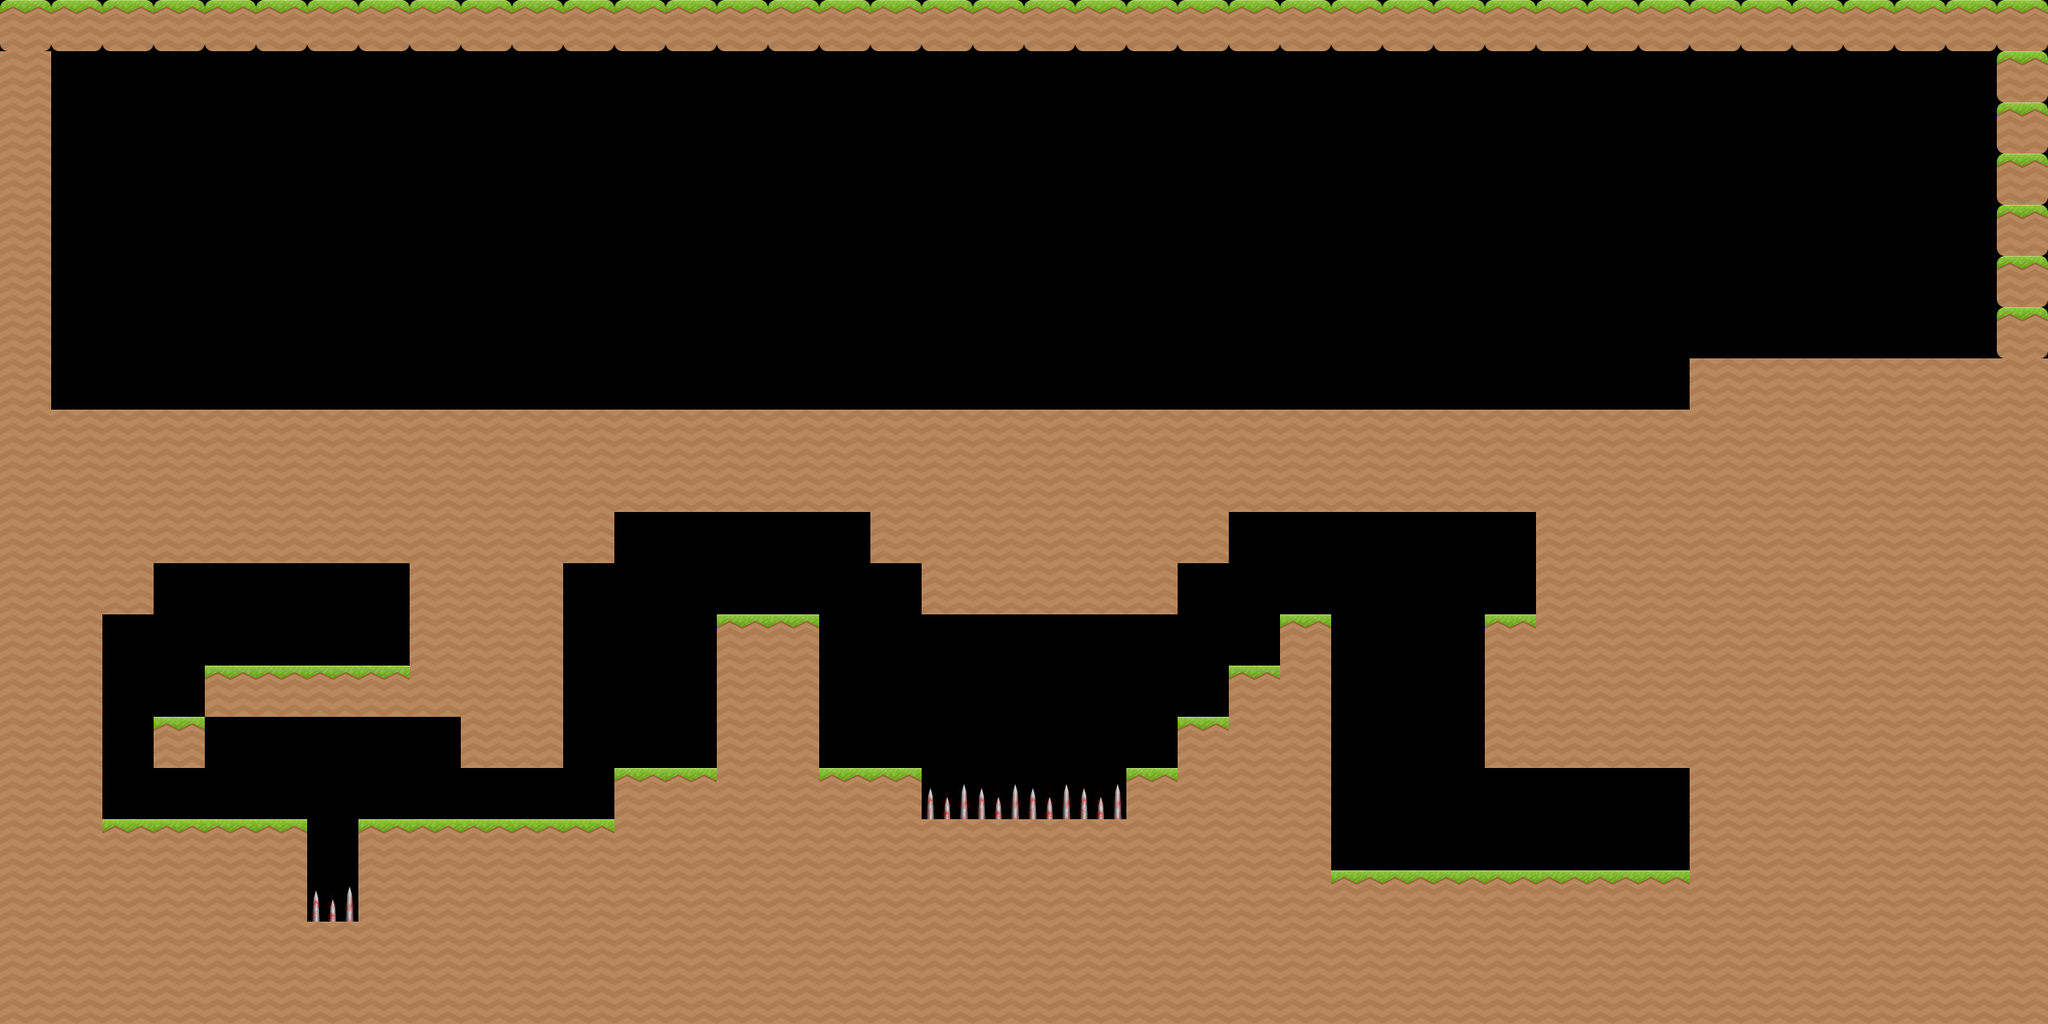

This is a level from a 2D game, rendered from its Tiled map with the project's own tilesets. A one-line summary and the map file follow, with tile-layer data summarised:
An orthogonal 40x20 tile map with 64x64 px tiles, 2 tile layers (Ground, Spikes) and 22 objects.

<map version="1.0" orientation="orthogonal" renderorder="right-down" width="40" height="20" tilewidth="64" tileheight="64" nextobjectid="58">
 <tileset firstgid="1" name="Morf" tilewidth="64" tileheight="64">
  <tile id="0">
   <image width="64" height="64" source="../Tiles/flower.png" />
  </tile>
  <tile id="1">
   <image width="64" height="64" source="../Tiles/grassTile.png" />
  </tile>
  <tile id="2">
   <image width="64" height="64" source="../Tiles/grassTile-All.png" />
  </tile>
  <tile id="3">
   <image width="64" height="64" source="../Tiles/grassTile-Both-Left.png" />
  </tile>
  <tile id="4">
   <image width="64" height="64" source="../Tiles/grassTile-Both-Right.png" />
  </tile>
  <tile id="5">
   <image width="64" height="64" source="../Tiles/grassTile-Bottom-Left.png" />
  </tile>
  <tile id="6">
   <image width="64" height="64" source="../Tiles/grassTile-Bottom-Right.png" />
  </tile>
  <tile id="7">
   <image width="64" height="64" source="../Tiles/grassTile-Middle.png" />
  </tile>
  <tile id="8">
   <image width="64" height="64" source="../Tiles/grassTile-Top-Left.png" />
  </tile>
  <tile id="9">
   <image width="64" height="64" source="../Tiles/grassTile-Top-Right.png" />
  </tile>
  <tile id="10">
   <image width="64" height="64" source="../Tiles/ice.png" />
  </tile>
  <tile id="11">
   <image width="64" height="64" source="../Tiles/sandTile-Bottom-Left.png" />
  </tile>
  <tile id="12">
   <image width="64" height="64" source="../Tiles/sandTile-Bottom-Right.png" />
  </tile>
  <tile id="13">
   <image width="64" height="64" source="../Tiles/spikes.png" />
  </tile>
  <tile id="14">
   <image width="64" height="64" source="../Tiles/steam.png" />
  </tile>
  <tile id="15">
   <image width="64" height="64" source="../Tiles/waterTile.png" />
  </tile>
  <tile id="16">
   <image width="64" height="64" source="../Tiles/waterTile-Middle.png" />
  </tile>
 </tileset>
 <layer name="Ground" width="40" height="20">
  <data>[800 cells, 424 non-empty, 3 distinct tile ids]</data>
 </layer>
 <objectgroup name="Ice">
  <object id="25" gid="11" x="576" y="960" width="64" height="64" />
  <object id="55" gid="11" x="1664" y="768" width="64" height="64" />
  <object id="56" gid="11" x="1728" y="768" width="64" height="64" />
  <object id="57" gid="11" x="1792" y="768" width="64" height="64" />
 </objectgroup>
 <objectgroup name="Water">
  <object id="28" gid="16" x="832" y="896" width="64" height="64" />
  <object id="38" gid="16" x="1152" y="960" width="64" height="64" />
  <object id="39" gid="16" x="1216" y="960" width="64" height="64" />
  <object id="40" gid="16" x="1280" y="960" width="64" height="64" />
  <object id="41" gid="16" x="1344" y="960" width="64" height="64" />
  <object id="42" gid="16" x="1664" y="832" width="64" height="64" />
  <object id="43" gid="16" x="1728" y="832" width="64" height="64" />
  <object id="44" gid="16" x="1664" y="896" width="64" height="64" />
  <object id="45" gid="16" x="1728" y="896" width="64" height="64" />
  <object id="46" gid="16" x="1792" y="832" width="64" height="64" />
  <object id="47" gid="16" x="1792" y="896" width="64" height="64" />
  <object id="48" gid="16" x="1792" y="960" width="64" height="64" />
  <object id="49" gid="16" x="1664" y="960" width="64" height="64" />
  <object id="50" gid="16" x="1728" y="960" width="64" height="64" />
  <object id="51" gid="16" x="1664" y="1024" width="64" height="64" />
  <object id="52" gid="16" x="1728" y="1024" width="64" height="64" />
  <object id="53" gid="16" x="1792" y="1024" width="64" height="64" />
 </objectgroup>
 <layer name="Spikes" width="40" height="20">
  <data>[800 cells, 5 non-empty, 1 distinct tile ids]</data>
 </layer>
 <objectgroup name="Flower">
  <object id="54" gid="1" x="2048" y="1024" width="64" height="64" />
 </objectgroup>
</map>
